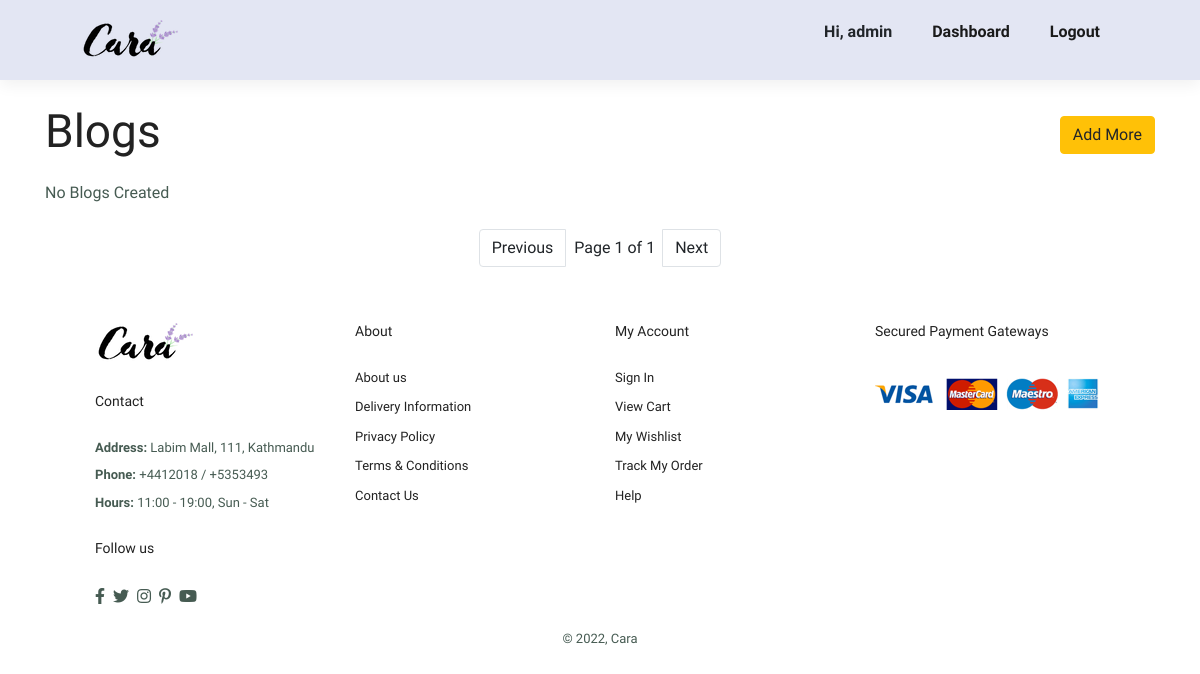
/all-blogs/ (signed in), run on an earlier commit of the app's database.
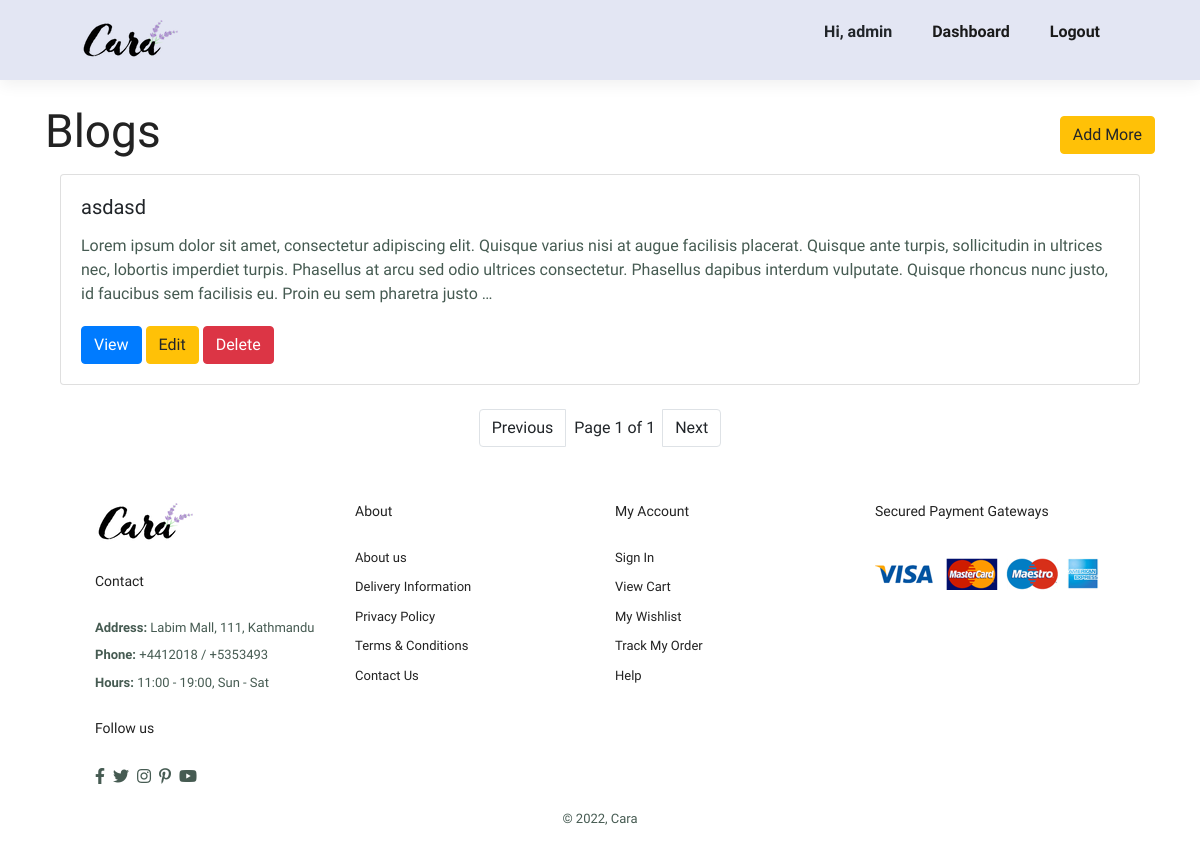
And on a later commit of the database.
### store/models.py (models this page shows, shortened)
class Blog(models.Model):
	BLOG_TAGS = (
		("design", "Design"),
		("fashion", "Fashion")
	)
	SKIN_TYPES = (
	(	'normal', "Normal"),
	('combination', 'Combination'),
	('oily', "Oily")
	)
	SKINCARE_CONCERNS = (
		('dullness', 'Dullness'),
		("uneventexture",'Uneven Texture'),
		('acne', 'Acne'),
		('blemishes','Blemishes')
	)
	FORMULATION = (
		('liquid', "Liquid"),
	)
	HIGHLIGHTED_INGREDIENTS = (
	('ga','Glycolic Acid'),
	('la','Lactic Acid'),
	('sa','Salicylic Acid'),
	)
	user = models.ForeignKey(User, on_delete=models.CASCADE)
	title = models.CharField(max_length=200, null=False)
	description = models.TextField()
	tag= models.CharField(max_length=10, choices=BLOG_TAGS)
	slug = models.SlugField(unique=True, max_length=100)
	published_at = models.DateField(auto_now_add=True)
	image = models.ImageField(null=True, blank=True)
	skin_type = MultiSelectField(choices=SKIN_TYPES, min_choices=1)
	highlighted_ingredients = MultiSelectField(choices=HIGHLIGHTED_INGREDIENTS, min_choices=1)
	skincare_concerns = MultiSelectField(choices=SKINCARE_CONCERNS, min_choices= 1)
	formulation = models.CharField(max_length=10, choices=FORMULATION)

### store/views.py (the view)
# urls.py: path('all-blogs/', views.BlogListView.as_view(template_name="admin/blog_list.html"), name="blog_list"),
class BlogListView(LoginRequiredMixin, ListView):
	login_url = "/login/"
	model= Blog
	paginate_by = 10

### store/templates/admin/blog_list.html
{% extends "base/index.html" %}
{% block content %}
<div class="container mt-4">
  <div class="d-flex flex-row align-items-center justify-content-between">
<h2 >Blogs</h2>
      <a href="{% url 'add_blog' %}" class="btn btn-warning">Add More</a>
  </div>
{% for blog in object_list %}
<div class="col mt-2">
  <div class="card">
    <div class="card-body">
      <h5 class="card-title">{{blog.title}}</h5>
      <p class="card-text">{{ blog.description | truncatewords:"50"  }}</p>
      <a href="{% url 'blog_detail_view' blog.slug %}" class="btn btn-primary">View</a>
      <a class="btn btn-warning" href="{% url 'blog_update_form' blog.slug %}">Edit</a>
      <a href="{% url 'blog_delete_form' blog.slug %}" class="btn btn-danger">Delete</a>
    </div>
  </div>
</div>
{% empty %}
  <p>No  Blogs Created</p>
{% endfor %}
<nav aria-label="Page navigation example" class="mt-4">
  <ul class="pagination justify-content-center">
    {% if page_obj.has_previous %}
    <li class="page-item"><a class="page-link" href="?page=1">1</a></li>
    <li class="page-item"><a class="page-link" href="?page={{ page_obj.previous_page_number }}">Previous</a></li>
    {% else %}
    <li class="page-item"><a class="page-link disabled" >Previous</a></li>
    {% endif %}
  <li class="page-item d-flex align-items-center mx-2">
    Page {{ page_obj.number }} of {{ page_obj.paginator.num_pages }}
  </li>
  {% if page_obj.has_next %}
    <li class="page-item"><a class="page-link" href="?page={{ page_obj.next_page_number }}">Next</a></li>
    <li class="page-item"><a class="page-link" href="?page={{ page_obj.paginator.num_pages }}">Last</a></li>
  {% else %}
    <li class="page-item"><a class="page-link disabled" >Next</a></li>
  {% endif %}
  </ul>
</nav>
</div>
{% endblock %}

What changed in the data, as far as the page shows it:
added Blog: title "asdasd", description "Lorem ipsum dolor sit amet, consectetur adipiscing elit. Quisque varius nisi at augue facilisis placerat. Quisque ante turpis, sollicitudin in ultrices nec, lobortis imperdiet turpis. Phasellus at arcu sed odio ultrices consectetur. Phasellus dapibus interdum vulputate. Quisque rhoncus nunc justo, id faucibus sem facilisis eu. Proin eu sem pharetra justo …"
Also different on the page:
text no longer shown: "No Blogs Created"
